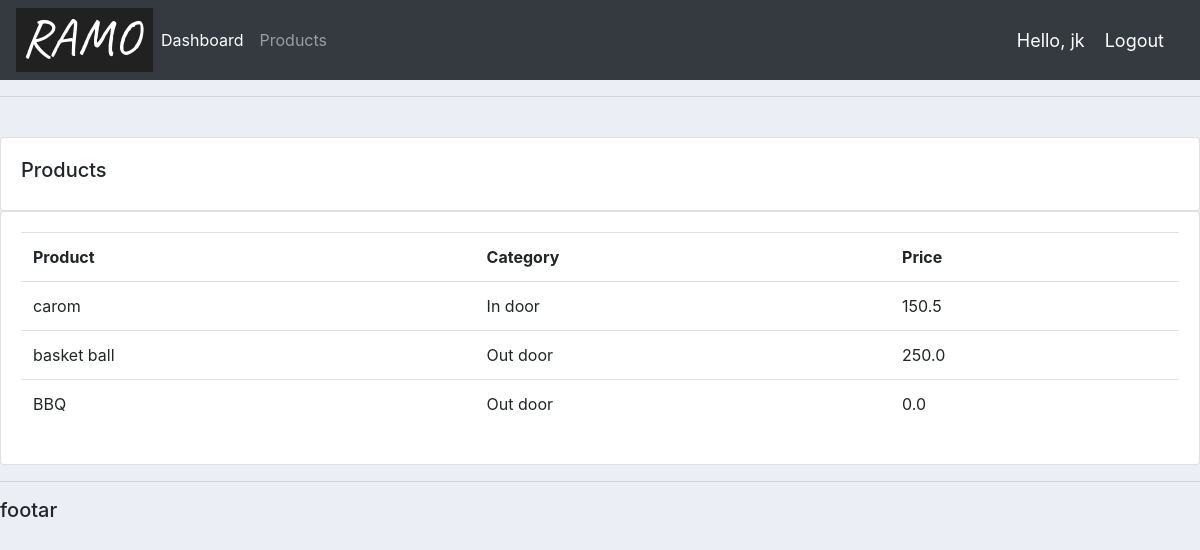
Page /product/ (signed in) on the committed database.
### accounts/models.py (models this page shows, shortened)
class Product(models.Model):
    CATEGORY=(('In door','In door'),('Out door','Out door'))
    name=models.CharField(max_length=25,null=True)
    price=models.FloatField(null=True)
    category=models.CharField(max_length=25,null=True,choices=CATEGORY)
    description=models.CharField(max_length=25,null=True)
    date_created=models.DateTimeField(auto_now_add=True,null=True)
    tag=models.ManyToManyField(Tag)

### accounts/decorators.py (the view)
		def wrapper_func(request, *args, **kwargs):
			group = None
			if request.user.groups.exists():
				group = request.user.groups.all()[0].name
			if group in allowed_roles:
				return view_func(request, *args, **kwargs)
			else:
				return HttpResponse('You are not authorized to view this page')

### accounts/views.py (called while the page is built)
@login_required(login_url='login')
@allowed_users(allowed_roles=['admin','customer'])
def products(request):
    products = Product.objects.all()
    return render(request, 'accounts/product.html', {'products': products})

### templates/accounts/product.html
{% extends 'accounts/main.html' %}
{% block content %}
<br>
		<div class="row">
			<div class="col-md">
				<div class="card card-body">
					<h5>Products</h5>
				</div>
				<div class="card card-body">
					<table class="table">
						<tr>
							<th>Product</th>
							<th>Category</th>
							<th>Price</th>
						</tr>
                        {% for i in products %}
                            <tr>
                        <td>{{i.name  }}</td>
                            <td>{{i.category  }}</td>
                                <td>{{i.price }}</td>
                        </tr>
                        {% endfor %}
					</table>
				</div>
			</div>
		</div>
{% endblock %}

### templates/accounts/navbar.html (shortened to what this page needs)
{% load static %}
<nav class="navbar navbar-expand-lg navbar-dark bg-dark">
  <img src="{% static 'images/logo.png' %}">
  <div class="collapse navbar-collapse" id="navbarNavAltMarkup">
    <div class="navbar-nav">
      <a class="nav-item nav-link active" href="{% url 'home' %}">Dashboard</a>
      <a class="nav-item nav-link" href="{% url 'product' %}">Products</a>
    </div>
  </div>
    <span class="hello-msg">Hello, {{ request.user }}</span>
    <span><a class="hello-msg" href={% url 'logout' %}>Logout</a></span>
</nav>

### static/css/main.css (style rules this page uses)
body { background-color: #ebeff5; }

### templates/accounts/navbar.html (style rules this page uses)
.hello-msg { font-size: 18px; color: white; margin-right: 20px; }

### rows in the picture
Product: name "carom", category "In door", price "150.5"
Product: name "basket ball", category "Out door", price "250.0"
Product: name "BBQ", category "Out door", price "0.0"

### other values in the picture
{{ request.user }} "jk"
